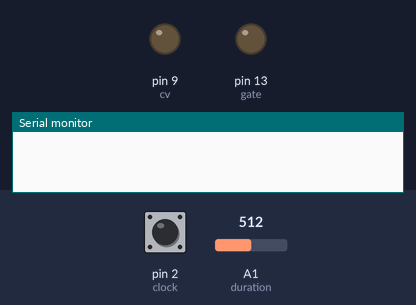
Simulated run of this sketch. Board: Arduino Uno, built with avr-gcc and run on an emulated ATmega328P. Parts: output pins drawn as LEDs (lit = HIGH), the last lines printed to the serial monitor. Inputs (shaded band) come from the test bench; at power-on: pin 2 (clock) LOW, A1 (duration) = 512.

Above: at 1.2 s.
1.3 s: pin 2 (clock) driven HIGH
At 1.8 s:
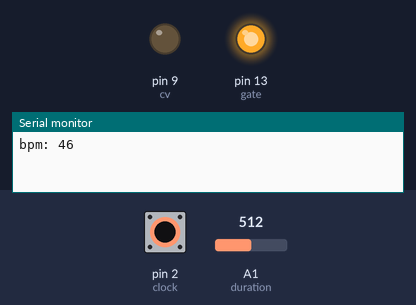
3.4 s: pin 2 (clock) pulsed LOW 2 times (0.12 s each, 0.3 s apart)
At 6.4 s:
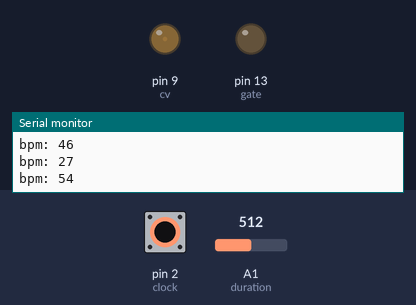
Timing chart, 0 to 7.9 s (numbered marks = the images above; inputs shaded):
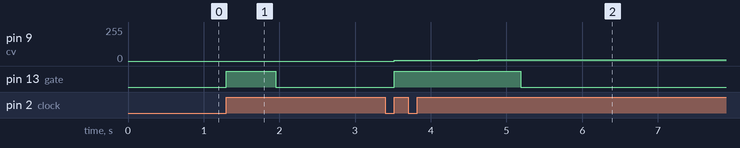

Measured:
- after the input at 1.3 s, pin 13 (gate): LOW → HIGH at once, → LOW 0.65 s later
- after the input at 3.4 s, pin 9 (cv): 0/255 → 4/255 after 0.12 s, → 9/255 1.1 s later; pin 13 (gate): LOW → HIGH after 0.12 s, → LOW 1.7 s later

The sketch:

scale.ino
```cpp
#include "pwm.h"

const int clock = 2;
const int duration = A1;
const int gate = 13;
const int cv = 9;

unsigned clockstate = 0;

unsigned long lastmillis = 0;
unsigned voltage = 0;

void clockisr()
{
    clockstate = 1;
}

void pulse(unsigned i)
{
    digitalWrite(gate,1);
    delay(i);
    digitalWrite(gate,0);
    //delay(n-i);
}

void setup()
{
    Serial.begin(115200);

    pinMode(clock, INPUT);
    pinMode(duration, INPUT);
    pinMode(gate, OUTPUT);
    pinMode(cv, OUTPUT);

    attachInterrupt(0, clockisr, RISING);

    pwm_init();

    lastmillis = millis();
}

void loop()
{
    if( clockstate ) {
        clockstate = 0;

        unsigned long m = millis();
        unsigned long length = m - lastmillis;
        lastmillis = m;

        Serial.print("bpm: ");
        Serial.println(60000UL/length);

        unsigned d =  (length*analogRead(duration))/1023;

        pwm_write(voltage*64);

        voltage = (voltage +1) % 24;

        pulse(d);

    }
}
```

pwm.cpp
```cpp
#include "Arduino.h"

void pwm_init()
{
    // Set up Timer 1 to do PWM for the CV 1v/oct output.

    // OC1A = pin 9
    // OC1B = pin 10

    // Fast PWM mode.
    //
    // COM = 0b01 Clear OC1A/OC1B on Compare Match, set OC1A/OC1B at BOTTOM
    // WGM = 14   Top from ICR1
    TCCR1A = (1 << COM1A1)  | (1 << WGM11);

    // CS = 0b001 clk
    // CS = 0b010 clk/8
    TCCR1B = (1 << WGM12) | (1 << WGM13) | (1 << CS11);

    OCR1A = 0;
    TIMSK1 = 0;

    OCR1AH = 0;
    OCR1AL = 0;

    // using 15*256 is clever! - 15*256 is CV=5V
    // mapping a note from 0 to 60 (5 octaves) is done with pwm=note*64
    ICR1H = 15;
    ICR1L = 0;

    // 16000000/8/3840 = 520 Hz
}

// pwm = 64 * note where 0 <= note <= 60
void pwm_write(unsigned val)
{
    OCR1AH = val>>8;
    OCR1AL = val&255;
}
```

pwm.h
```cpp
void pwm_init();
void pwm_write(unsigned val);
```
